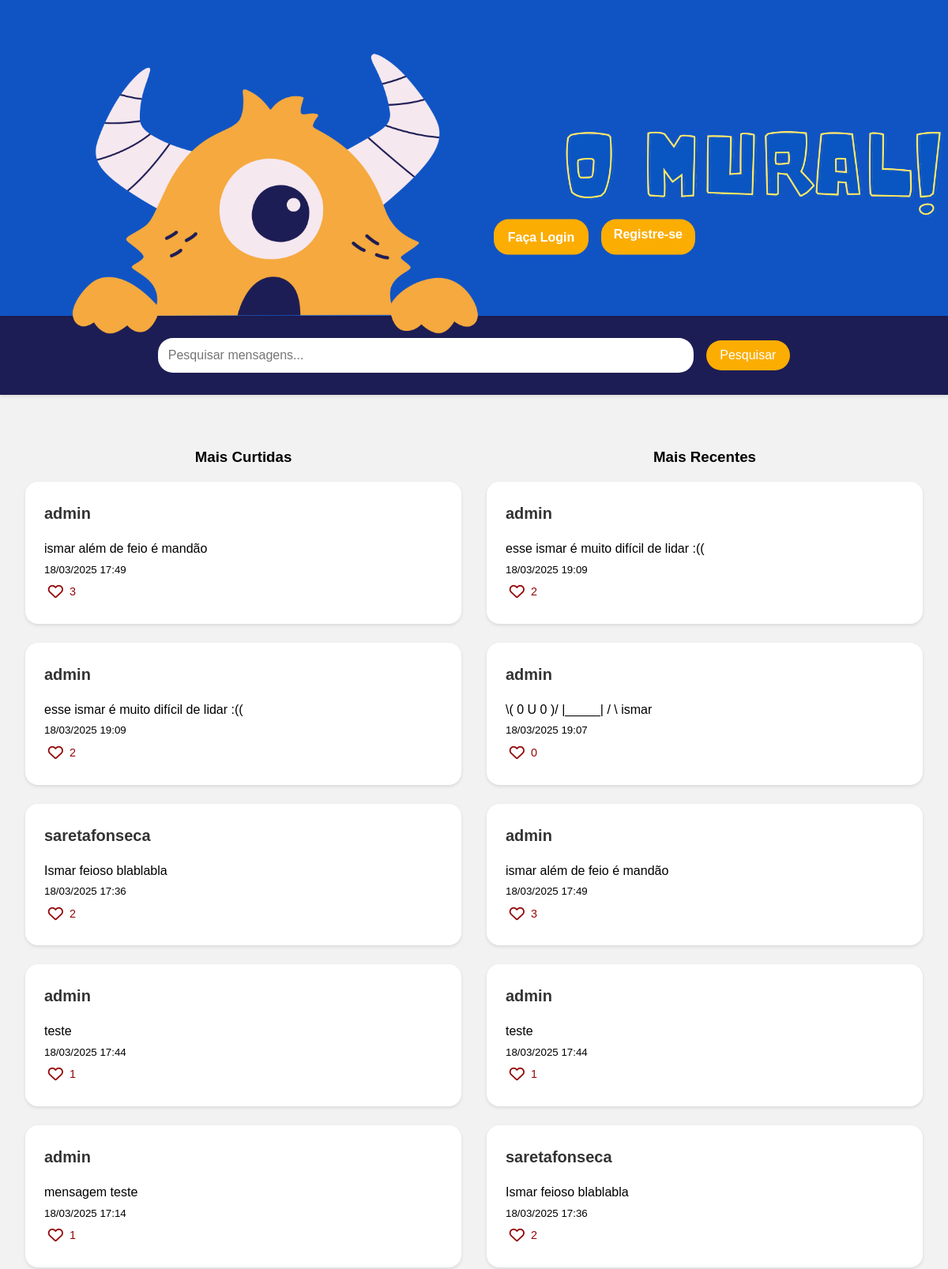
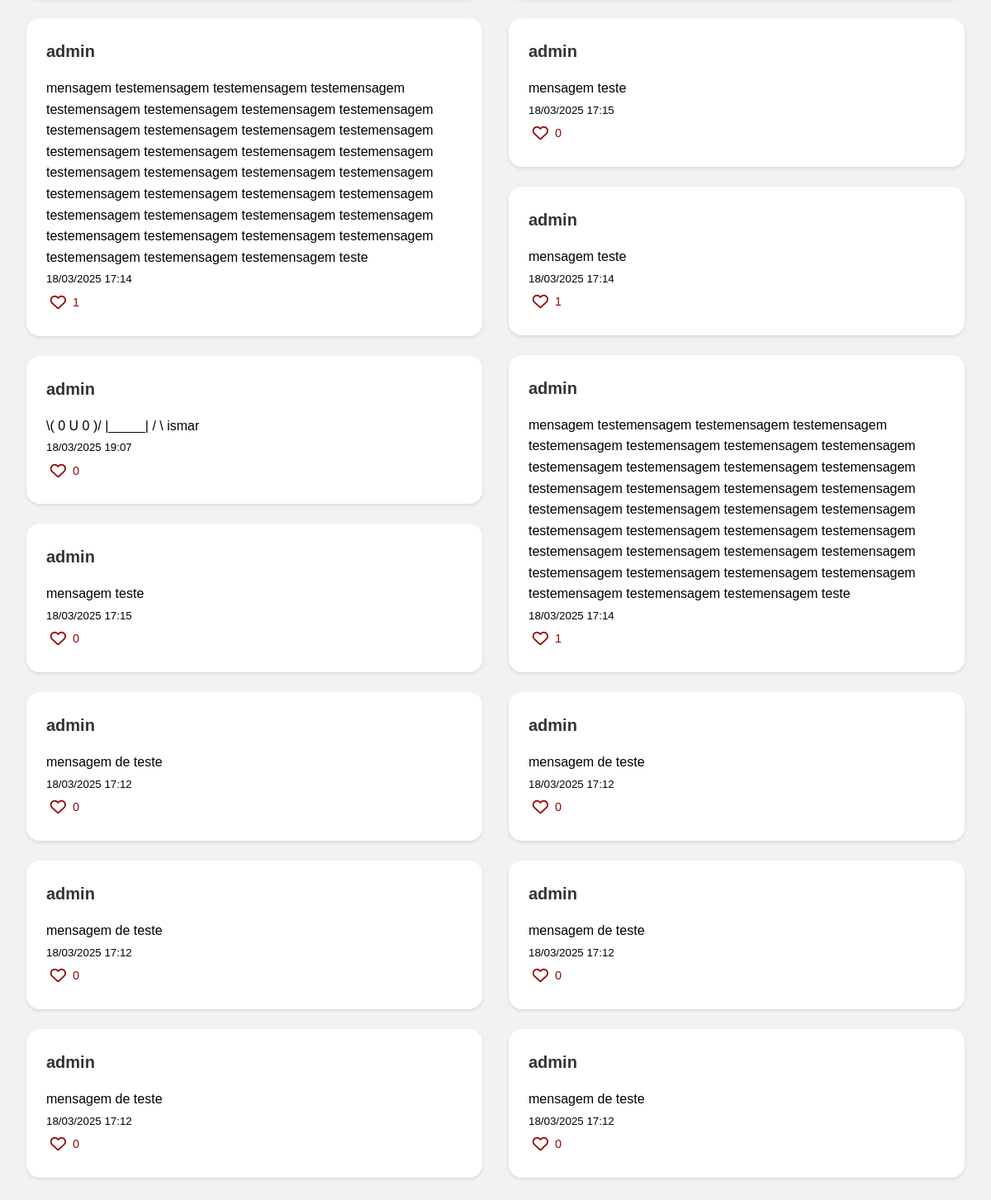
The page / on the database its author committed (2 pictures, top to bottom).
### app/models.py (models this page shows, shortened)
class Mensagem(models.Model):
    nome = models.CharField(max_length=100)
    mensagem = models.TextField()
    data = models.DateTimeField(auto_now_add=True)
    autor = models.ForeignKey(User, on_delete=models.CASCADE)
    upvotes = models.IntegerField(default=0)
    upvoted_by = models.ManyToManyField(User, related_name='upvoted_messages', blank=True)

### app/views.py (the view)
# urls.py: path('', mural, name='mural'),
def mural(request):
    query = request.GET.get('q', '')
    if query:
        mensagens_por_data = Mensagem.objects.filter(
            Q(mensagem__icontains=query) |
            Q(nome__icontains=query)
        ).order_by('-data')
        mensagens_por_upvotes = Mensagem.objects.filter(
            Q(mensagem__icontains=query) |
            Q(nome__icontains=query)
        ).order_by('-upvotes', '-data')
    else:
        mensagens_por_data = Mensagem.objects.all().order_by('-data')
        mensagens_por_upvotes = Mensagem.objects.all().order_by('-upvotes', '-data')
    context = {
        'mensagens_por_data': mensagens_por_data,
        'mensagens_por_upvotes': mensagens_por_upvotes,
        'user': request.user,
        'query': query
    }
    return render(request, 'mural.html', context)

### app/templates/mural.html (shortened to what this page needs)
<!DOCTYPE html>
<html lang="pt-br">
<head>
    {% load static %}
    <link rel="stylesheet" href="{% static 'style.css' %}?v=1.1">
    <link rel="stylesheet" href="https://cdnjs.cloudflare.com/ajax/libs/font-awesome/6.5.1/css/all.min.css">
</head>
<body>
    <nav class="navbar">
        <div class="brand-container">
            <img src="{% static 'media/MURAL.png' %}" alt="Logo Mural" class="navbar-logo">
            <img src="{% static 'media/titulo.png' %}" alt="Título" class="navbar-title">
        </div>
        <div class="nav-buttons">
            {% if user.is_authenticated %}
            <a href="{% url 'logout' %}" class="btn-logout">Sair</a>            {% else %}
                <a href="{% url 'login' %}" class="btn btn-primary me-2">Faça Login</a>
                <a href="{% url 'registro' %}" class="btn btn-success">Registre-se</a>
            {% endif %}
        </div>
    </nav>
    <nav class="secondary-bar">
        <div class="search-actions">
            <form class="search-form" method="GET" action="{% url 'mural' %}">
                <input class="search-input" type="search" placeholder="Pesquisar mensagens..."
                       name="q" value="{{ query }}">
                <button class="btn btn-search" type="submit">Pesquisar</button>
            </form>
        </div>
    </nav>
    <div class="custom-container">
        <div class="row">
            <div class="col-6">
                <h3 class="text-center mb-3">Mais Curtidas</h3>
                {% for mensagem in mensagens_por_upvotes %}
                <div class="card">
                    <div class="card-body">
                        <h5 class="card-title">{{ mensagem.nome }}</h5>
                        <p>{{ mensagem.mensagem }}</p>
                        <div class="footer">
                            <small class="text-muted">{{ mensagem.data|date:"d/m/Y H:i" }}</small>
                            {% if user.is_authenticated %}
                                <form action="{% url 'upvote_mensagem' mensagem.id %}" method="POST" style="display: inline;">
                                    {% csrf_token %}
                                    <button type="submit" class="btn-like">
                                        {% if user in mensagem.upvoted_by.all %}
                                            <i class="fa-solid fa-heart"></i>
                                        {% else %}
                                            <i class="fa-regular fa-heart"></i>
                                        {% endif %}
                                        <span class="like-count">{{ mensagem.upvotes }}</span>
                                    </button>
                                </form>
                                {% if user.is_superuser %}
                                    <a href="{% url 'deletar_mensagem' mensagem.id %}" class="btn btn-danger btn-small">Deletar</a>
                                {% endif %}
                            {% else %}
                                <span class="btn-like" onclick="alertLogin()">
                                    <i class="fa-regular fa-heart"></i>
                                    <span class="like-count">{{ mensagem.upvotes }}</span>
                                </span>
                            {% endif %}
                        </div>
                    </div>
                </div>
                {% endfor %}
            </div>
            <div class="col-6">
                <h3 class="text-center mb-3">Mais Recentes</h3>
                {% for mensagem in mensagens_por_data %}
                <div class="card">
                    <div class="card-body">
                        <h5 class="card-title">{{ mensagem.nome }}</h5>
                        <p>{{ mensagem.mensagem }}</p>
                        <div class="footer">
                            <small class="text-muted">{{ mensagem.data|date:"d/m/Y H:i" }}</small>
                            {% if user.is_authenticated %}
                                <form action="{% url 'upvote_mensagem' mensagem.id %}" method="POST" style="display: inline;">
                                    {% csrf_token %}
                                    <button type="submit" class="btn-like">
                                        {% if user in mensagem.upvoted_by.all %}
                                            <i class="fa-solid fa-heart"></i>
                                        {% else %}
                                            <i class="fa-regular fa-heart"></i>
                                        {% endif %}
                                        <span class="like-count">{{ mensagem.upvotes }}</span>
                                    </button>
                                </form>
                                {% if user.is_superuser %}
                                    <a href="{% url 'deletar_mensagem' mensagem.id %}" class="btn btn-danger btn-small">Deletar</a>
                                {% endif %}
                            {% else %}
                                <span class="btn-like" onclick="alertLogin()">
                                    <i class="fa-regular fa-heart"></i>
                                    <span class="like-count">{{ mensagem.upvotes }}</span>
                                </span>
                            {% endif %}
                        </div>
                    </div>
                </div>
                {% endfor %}
            </div>
        </div>
    </div>
</body>
</html>

### app/static/style.css (style rules this page uses)
* { margin: 0; padding: 0; box-sizing: border-box; }
body { font-family: Arial, sans-serif; line-height: 1.6; background-color: #f2f2f2; min-height: 100vh; padding-top: 0; }
.navbar { position: relative; width: 100%; background-color: #1054c4; padding: 2rem; box-shadow: 0 2px 4px rgba(0,0,0,0.1); display: flex; justify-content: space-between; align-items: center; z-index: 1001; height: 400px; }
.brand-container { display: flex; align-items: flex-start; gap: 2rem; }
.navbar-logo { padding-top: 85px; width: 650px; height: auto; object-fit: contain; }
.navbar-title { margin-top: 150px; padding-top: 40px; width: 800px; height: 150px; object-fit: contain; max-width: 100%; margin-right: 2rem; }
.nav-buttons { display: flex; flex-direction: row; gap: 1rem; position: absolute; right: 20rem; top: 60%; transform: translateY(-50%); }
.secondary-bar { position: relative; width: 100%; background-color: #1d1d55; padding: 1rem 2rem; box-shadow: 0 2px 4px rgba(0,0,0,0.1); display: flex; justify-content: center; align-items: center; z-index: 1000; height: 100px; }
.search-actions { display: flex; align-items: center; justify-content: center; gap: 1rem; width: 100%; max-width: 800px; margin: 0 auto; }
.search-form { display: flex; align-items: center; gap: 1rem; flex: 1; }
.search-input { flex: 1; padding: 0.8rem; border: none; border-radius: 19px; font-size: 1rem; }
.btn { padding: 0.3rem 0.6rem; font-size: 0.9rem; border: none; border-radius: 4px; color: white; cursor: pointer; transition: opacity 0.3s ease; text-decoration: none; }
.btn-like { background-color: transparent; color: #940707; border: none; cursor: pointer; display: flex; align-items: center; gap: 0.5rem; padding: 0.3rem; font-size: 0.9rem; transition: color 0.3s ease; }
.btn-like i { font-size: 1.2rem; }
.like-count { color: inherit; }
.btn-search { background-color: #fcad02; color: white; padding: 0.6rem 1.1rem; font-size: 1.0rem; border-radius: 19px; }
.btn-primary { background-color: #fcad02; font-weight: bolder; color: white; padding: 0.6rem 1.1rem; font-size: 1.0rem; border-radius: 19px; margin-top: 120px; }
.btn-success { background-color: #fcad02; font-weight: bolder; padding: 0.4rem 1.0rem; font-size: 1.0rem; border-radius: 19px; margin-top: 120px; }
.custom-container { margin-top: 2rem; padding: 2rem; width: 100%; max-width: 1200px; margin-left: auto; margin-right: auto; }
.card { background: white; border-radius: 16px; box-shadow: 0 2px 4px rgba(0,0,0,0.1); margin-bottom: 1.5rem; padding: 1.5rem; }
.card-title { font-size: 1.25rem; margin-bottom: 1rem; color: #333; }
.row { display: flex; flex-wrap: wrap; margin: -1rem; }
.col-6 { flex: 0 0 50%; padding: 1rem; }
.text-center { text-align: center; }
.mb-3 { margin-bottom: 1rem; }

### rows shown on the page
Mensagem: nome "admin", mensagem "ismar além de feio é mandão", data "18/03/2025 17:49", upvotes "3"
Mensagem: nome "admin", mensagem "esse ismar é muito difícil de lidar :((", data "18/03/2025 19:09", upvotes "2"
Mensagem: nome "saretafonseca", mensagem "Ismar feioso blablabla", data "18/03/2025 17:36", upvotes "2"
Mensagem: nome "admin", mensagem "teste", data "18/03/2025 17:44", upvotes "1"
Mensagem: nome "admin", mensagem "mensagem teste", data "18/03/2025 17:14", upvotes "1"
Mensagem: nome "admin", mensagem "mensagem testemensagem testemensagem testemensagem testemensagem testemensagem testemensagem testemensagem testemensagem testemensagem testemensagem testemensagem testemensagem testemensagem testemensagem testemensagem testemensagem testemensagem testemensagem testemensagem testemensagem testemensagem testemensagem testemensagem testemensagem testemensagem testemensagem testemensagem testemensagem testemensagem testemensagem testemensagem testemensagem testemensagem testemensagem teste", data "18/03/2025 17:14", upvotes "1"
Mensagem: nome "admin", mensagem "\\( 0 U 0 )/ |_____| / \\ ismar", data "18/03/2025 19:07", upvotes "0"
Mensagem: nome "admin", mensagem "mensagem teste", data "18/03/2025 17:15", upvotes "0"
Mensagem: nome "admin", mensagem "mensagem de teste", data "18/03/2025 17:12", upvotes "0"
Mensagem: nome "admin", mensagem "mensagem de teste", data "18/03/2025 17:12", upvotes "0"
Mensagem: nome "admin", mensagem "mensagem de teste", data "18/03/2025 17:12", upvotes "0"
